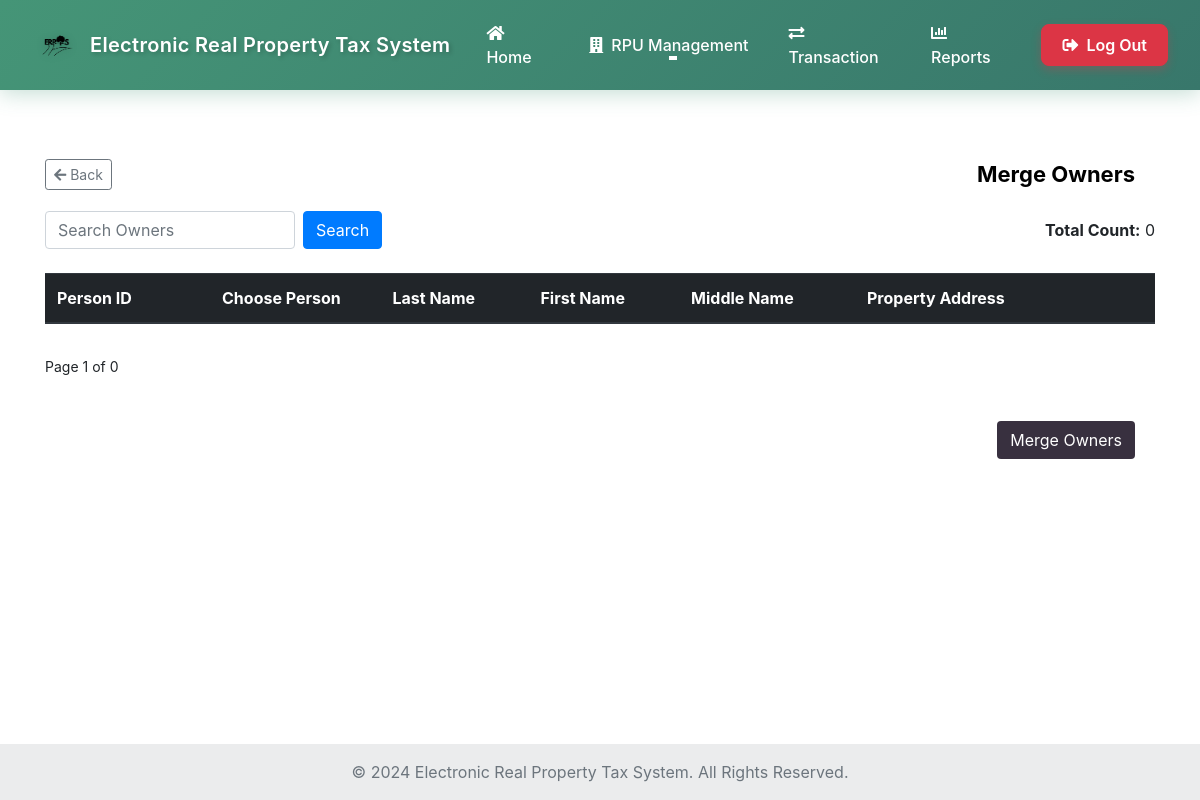
The page /Merge_Owners.php on the database as committed earlier.
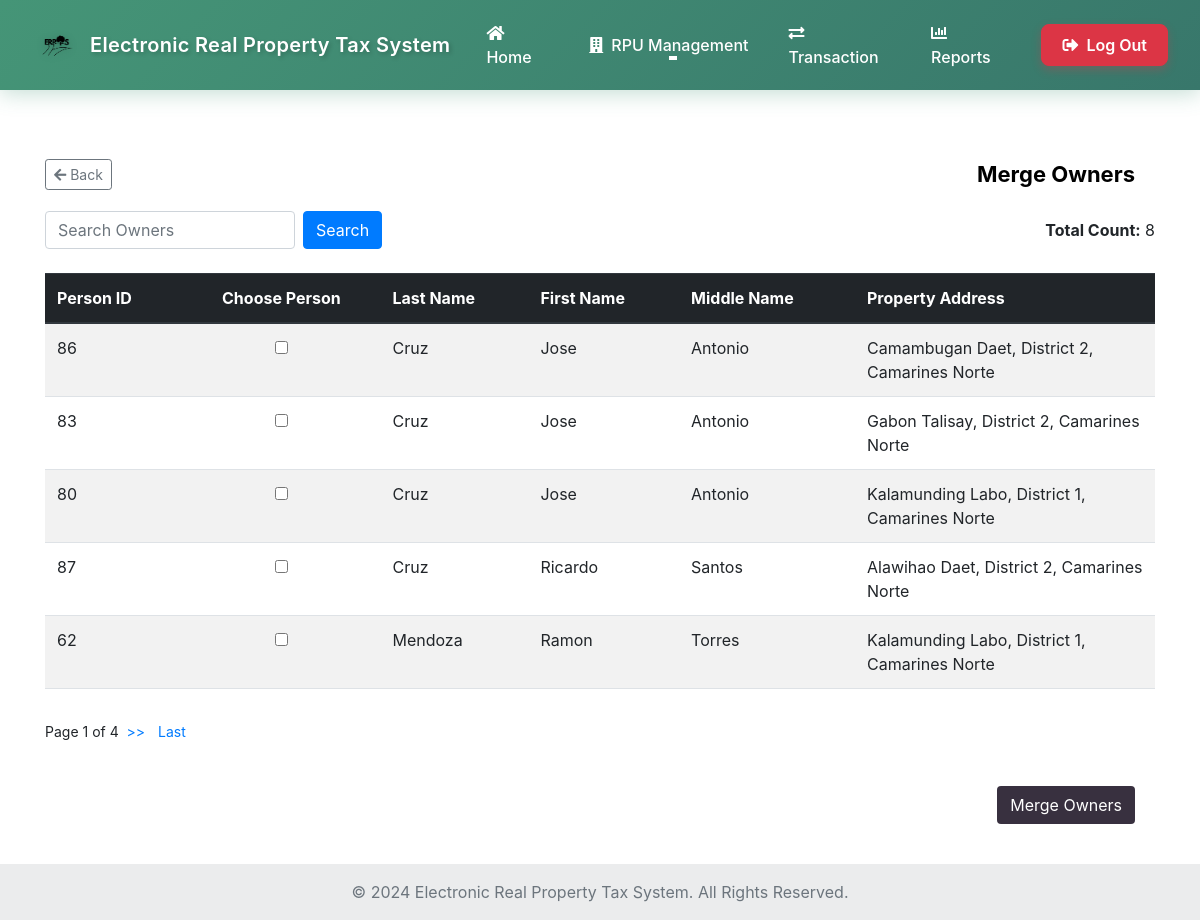
The same page on the database as committed later.
### tables this page shows
CREATE TABLE `propertyowner` (
  `pO_id` int(50) NOT NULL,
  `property_id` int(50) NOT NULL,
  `owner_id` int(50) NOT NULL,
  `is_retained` tinyint(1) NOT NULL DEFAULT 1,
  `created_at` timestamp NOT NULL DEFAULT current_timestamp(),
  `created_by` int(11) DEFAULT NULL
);

CREATE TABLE `owners_tb` (
  `own_id` int(30) NOT NULL,
  `own_fname` varchar(20) NOT NULL,
  `own_mname` varchar(20) NOT NULL,
  `own_surname` varchar(20) NOT NULL,
  `owner_type` enum('individual','company') DEFAULT 'individual',
  `company_name` varchar(100) DEFAULT NULL,
  `created_by` int(11) DEFAULT NULL,
  `updated_by` int(11) DEFAULT NULL,
  `created_at_owner` timestamp NOT NULL DEFAULT current_timestamp(),
  `updated_at_owner` timestamp NOT NULL DEFAULT current_timestamp() ON UPDATE current_timestamp(),
  `date_birth` date DEFAULT NULL,
  `tin_no` int(20) NOT NULL,
  `house_no` varchar(20) NOT NULL,
  `street` varchar(30) NOT NULL,
  `barangay` varchar(30) NOT NULL,
  `district` varchar(20) NOT NULL,
  `city` varchar(20) NOT NULL,
  `province` varchar(20) NOT NULL,
  `own_info` varchar(70) NOT NULL
);

CREATE TABLE `p_info` (
  `p_id` int(50) NOT NULL,
  `house_no` int(10) NOT NULL,
  `block_no` int(10) NOT NULL,
  `province` varchar(30) NOT NULL,
  `city` varchar(30) NOT NULL,
  `district` varchar(30) NOT NULL,
  `barangay` varchar(30) NOT NULL,
  `street` varchar(50) NOT NULL,
  `house_tag_no` int(10) NOT NULL,
  `land_area` int(50) NOT NULL,
  `desc_land` varchar(50) NOT NULL,
  `documents` varchar(30) NOT NULL,
  `created_at` timestamp NOT NULL DEFAULT current_timestamp(),
  `updated_at` timestamp NOT NULL DEFAULT current_timestamp() ON UPDATE current_timestamp(),
  `is_active` tinyint(1) NOT NULL DEFAULT 1,
  `disabled_at` datetime DEFAULT NULL,
  `disabled_by` int(11) DEFAULT NULL
);

### Merge_Owners.php (the view, shortened to what this page needs)
<?php
$conn = Database::getInstance();
$records_per_page = 5;
$page = isset($_GET['page']) ? (int)$_GET['page'] : 1;
$start_from = ($page - 1) * $records_per_page;
$total_sql = "SELECT COUNT(*) AS total FROM propertyowner";
$total_result = $conn->query($total_sql);
$total_row = $total_result->fetch_assoc();
$total_records = $total_row['total'];
$total_pages = ceil($total_records / $records_per_page);
$sql = "SELECT
   po.pO_id,
   po.property_id,
   po.owner_id,
   o.own_id,
   o.own_fname,
   o.own_mname,
   o.own_surname,
   p.barangay,
   p.city,
   p.district,
   p.province
 FROM
   propertyowner po
 JOIN
   owners_tb o ON po.owner_id = o.own_id
 JOIN
   p_info p ON po.property_id = p.p_id
 WHERE
   po.is_retained = 1  -- Only show retained properties
 ORDER BY
   o.own_surname ASC, o.own_fname ASC
 LIMIT $start_from, $records_per_page";
$owners = [];
$result = $conn->query($sql);
if ($result->num_rows > 0) {
  while ($row = $result->fetch_assoc()) {
    $owners[] = $row;
  }
}
$conn->begin_transaction();
$total_sql = "SELECT COUNT(pO_id) AS total_pO FROM propertyowner WHERE is_retained = 1";
$total_result = $conn->query($total_sql);
if ($total_result && $total_result->num_rows > 0) {
    $total_row = $total_result->fetch_assoc();
    $total_pO_count = $total_row['total_pO'];
} else {
    $total_pO_count = 0;
}
?>
<!doctype html>
<html lang="en">
<head>
   <link rel="stylesheet" href="https://cdnjs.cloudflare.com/ajax/libs/font-awesome/5.15.4/css/all.min.css">
  <link rel="stylesheet" href="https://cdn.jsdelivr.net/npm/bootstrap@4.1.3/dist/css/bootstrap.min.css"
>
  <link href="https://cdn.jsdelivr.net/npm/bootstrap@5.3.2/dist/css/bootstrap.min.css" rel="stylesheet">
  <link href="https://cdn.jsdelivr.net/npm/bootstrap@5.3.0-alpha1/dist/css/bootstrap.min.css" rel="stylesheet"
>
  <link rel="stylesheet" href="https://cdn.jsdelivr.net/npm/bootstrap@4.1.3/dist/css/bootstrap.min.css"
>
  <link rel="stylesheet" href="main_layout.css">
  <link rel="stylesheet" href="header.css">
  <link rel="stylesheet" href="Merge_Owners.css">
</head>
<body>
     <?php include 'header.php'; ?>
<form method="post" action="Merge_Owners.php">
  <section class="container mt-5">
    <div class="header-container d-flex justify-content-between align-items-center">
      <a href="Admin-Page-2.php" class="btn btn-outline-secondary btn-sm">
        <i class="fas fa-arrow-left"></i> Back
      </a>
      <div class="table-title">Merge Owners</div>
    </div>
    <div class="d-flex justify-content-between align-items-center mb-4">
      <div class="search-container d-flex align-items-center">
        <input
          type="text"
          class="form-control search-input"
          id="searchInput"
          placeholder="Search Owners"
          aria-label="Search"
          onkeyup="handleSearch(event)"
        />
        <button
          type="button"
          class="btn btn-primary ml-2"
          onclick="searchTable()">
          Search
        </button>
      </div>
      <div class="total-count text-right">
        <strong>Total Count:</strong> <?= $total_pO_count ?>
      </div>
    </div>
    <div class="table-responsive">
      <table class="table table-striped table-hover modern-table text-start">
        <thead class="thead-dark">
          <tr>
            <th scope="col">Person ID</th>
            <th scope="col" class="center-input">Choose Person</th>
            <th scope="col">Last Name</th>
            <th scope="col">First Name</th>
            <th scope="col">Middle Name</th>
            <th scope="col" style="width: 300px;">Property Address</th>
          </tr>
        </thead>
        <tbody id="ownerTableBody">
          <?php
          $selectedOwners = isset($_SESSION['selected_owners']) ? $_SESSION['selected_owners'] : [];
          ?>
          <?php foreach ($owners as $owner): ?>
            <tr>
              <td><?= $owner['pO_id']; ?></td>
              <td class="center-input">
                <input type="checkbox" name="personChoice[]" value="<?= $owner['owner_id']; ?>" <?= in_array($owner['owner_id'], $selectedOwners) ? 'checked' : ''; ?>>
              </td>
              <td><?= $owner['own_surname']; ?></td>
              <td><?= $owner['own_fname']; ?></td>
              <td><?= $owner['own_mname']; ?></td>
              <td><?= $owner['barangay'] . ' ' . $owner['city'] . ', ' . $owner['district'] . ', ' . $owner['province']; ?></td>
            </tr>
          <?php endforeach; ?>
        </tbody>
      </table>
    </div>
    <div class="pagination mt-3">
      <span>Page <?= $page ?> of <?= $total_pages ?></span>&nbsp;&nbsp;
      <?php if ($page < $total_pages): ?>
        <a href="Merge_Owners.php?page=<?= $page + 1 ?>" class="pagination-link">>></a>&nbsp;&nbsp;
        <a href="Merge_Owners.php?page=<?= $total_pages ?>" class="pagination-link">Last</a>
      <?php endif; ?>
    </div>
    <div class="btn-container text-right mt-4">
      <button type="submit" id="mergeOwnersButton" class="btn btn-custom">Merge Owners</button>
    </div>
  </section>
</form>
  <footer class="bg-body-tertiary text-center text-lg-start mt-auto">
    <div class="text-center p-3" style="background-color: rgba(0, 0, 0, 0.05);">
    <span class="text-muted">© 2024 Electronic Real Property Tax System. All Rights Reserved.</span>
    </div>
  </footer>
</body>
</html>

### header.php (shortened to what this page needs)
<nav class="navbar navbar-expand-lg navbar-dark bg-custom fixed-top">
  <div class="container-fluid px-3 d-flex align-items-center justify-content-between">
    <a class="navbar-brand py-2 d-flex align-items-center" href="/Home.php">
      <img src="images/coconut_.__1_-removebg-preview1.png" width="50" height="50" class="me-2" alt="">
      <span class="fs-5 fw-semibold text-white">Electronic Real Property Tax System</span>
    </a>
    <div class="collapse navbar-collapse" id="navbarSupportedContent">
      <ul class="navbar-nav ms-auto align-items-center">
        <li class="nav-item">
          <a class="nav-link px-3" href="/ERPTS/Home.php">
            <i class="fas fa-home me-2"></i>Home
          </a>
        </li>
        <li class="nav-item dropdown">
          <a class="nav-link dropdown-toggle px-3" href="RPU-Management.php" id="navbarDropdown" role="button">
            <i class="fas fa-building me-2"></i>RPU Management
          </a>
        </li>
        <li class="nav-item">
          <a class="nav-link px-3" href="/ERPTS/Transaction.php">
            <i class="fas fa-exchange-alt me-2"></i>Transaction
          </a>
        </li>
        <li class="nav-item">
          <a class="nav-link px-3" href="/ERPTS/Reports.php">
            <i class="fas fa-chart-bar me-2"></i>Reports
          </a>
        </li>
        <li class="nav-item ms-3">
          <a href="/ERPTS/logout.php" class="btn btn-danger">
            <i class="fas fa-sign-out-alt me-2"></i>Log Out
          </a>
        </li>
      </ul>
    </div>
  </div>
</nav>

### main_layout.css (style rules this page uses)
section { margin-block: 20px 20px; }
html, body { height: 100%; margin: 0; }
body { display: flex; padding-top: 70px; flex-direction: column; }

### header.css (style rules this page uses)
.bg-custom { background: linear-gradient(135deg, #459577 0%, #38776b 100%); box-shadow: 0 4px 20px rgba(69, 149, 119, 0.3); }
.navbar { padding: 0.75rem 1rem; transition: all 0.3s ease; }
.navbar-brand { transition: transform 0.3s ease; }
.navbar-brand img { transition: transform 0.3s ease; filter: drop-shadow(0 2px 4px rgba(0, 0, 0, 0.2)); }
.navbar-brand span { color: rgb(255, 255, 255); font-size: 1.1rem; font-weight: 600; line-height: 1; text-shadow: 2px 2px 4px rgba(0, 0, 0, 0.2); letter-spacing: 0.3px; }
.nav-link { padding: 0.5rem 1rem; position: relative; transition: all 0.3s ease; color: rgb(255, 255, 255) !important; border-radius: 8px; font-weight: 500; margin: 0 0.25rem; }
.navbar-dark .navbar-nav .nav-link { color: rgb(255, 255, 255) !important; }
.nav-link::after { content: ''; position: absolute; bottom: 5px; left: 50%; transform: translateX(-50%); width: 0; height: 2px; background-color: white; transition: width 0.3s ease; }
.btn-danger { font-weight: 600; border-radius: 8px; padding: 0.5rem 1.25rem; box-shadow: 0 4px 10px rgba(220, 53, 69, 0.3); transition: all 0.3s ease; }

### Merge_Owners.css (style rules this page uses)
.table-title { color: black; padding: 20px; font-size: 22px; font-weight: bold; }
table { margin-bottom: 0; }
.center-input { text-align: center; }
.btn-container { text-align: right; padding: 20px; }
.btn-custom { background-color: #38303f; color: white; }
.header-container { display: flex; align-items: center; }
.search-input { width: 250px; }
.pagination a { text-decoration: none; color: #007bff; margin-right: 5px; }
.pagination { margin-top: 15px; font-size: 14px; }

Rows that differ between the two databases and show on the page:
added propertyowner: pO_id "86", owners_tb.own_surname "Cruz", owners_tb.own_fname "Jose", owners_tb.own_mname "Antonio", p_info.barangay "Camambugan", p_info.city "Daet", p_info.district "District 2", p_info.province "Camarines Norte"
added propertyowner: pO_id "83", owners_tb.own_surname "Cruz", owners_tb.own_fname "Jose", owners_tb.own_mname "Antonio", p_info.barangay "Gabon", p_info.city "Talisay", p_info.district "District 2", p_info.province "Camarines Norte"
added propertyowner: pO_id "80", owners_tb.own_surname "Cruz", owners_tb.own_fname "Jose", owners_tb.own_mname "Antonio", p_info.barangay "Kalamunding", p_info.city "Labo", p_info.district "District 1", p_info.province "Camarines Norte"
added propertyowner: pO_id "87", owners_tb.own_surname "Cruz", owners_tb.own_fname "Ricardo", owners_tb.own_mname "Santos", p_info.barangay "Alawihao", p_info.city "Daet", p_info.district "District 2", p_info.province "Camarines Norte"
added propertyowner: pO_id "62", owners_tb.own_surname "Mendoza", owners_tb.own_fname "Ramon", owners_tb.own_mname "Torres", p_info.barangay "Kalamunding", p_info.city "Labo", p_info.district "District 1", p_info.province "Camarines Norte"
Other text that changed with them:
$total_pO_count: "0" → "8"
$total_pages: "0" → "4"
text now shown: ">> Last"
